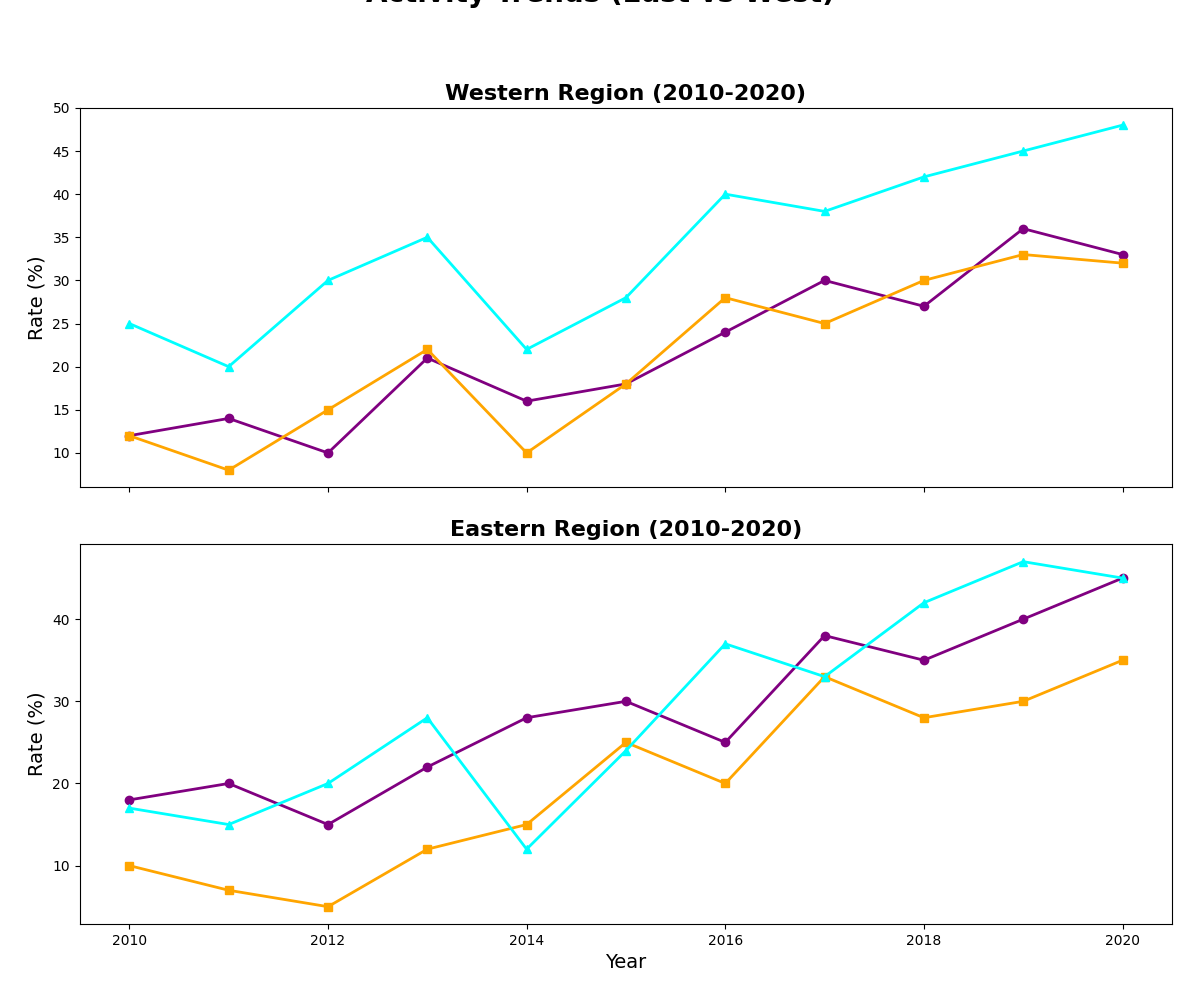

Recreate this plot in Python.
import matplotlib.pyplot as plt
import numpy as np

years = np.arange(2010, 2021)

hiking_east = [18, 20, 15, 22, 28, 30, 25, 38, 35, 40, 45]
hiking_west = [12, 14, 10, 21, 16, 18, 24, 30, 27, 36, 33]
cycling_east = [10, 7, 5, 12, 15, 25, 20, 33, 28, 30, 35]
cycling_west = [12, 8, 15, 22, 10, 18, 28, 25, 30, 33, 32]
running_east = [17, 15, 20, 28, 12, 24, 37, 33, 42, 47, 45]
running_west = [25, 20, 30, 35, 22, 28, 40, 38, 42, 45, 48]

fig, (ax1, ax2) = plt.subplots(2, 1, figsize=(12, 10), sharex=True)

ax1.plot(years, hiking_west, marker='o', color='purple', linestyle='-', linewidth=2)
ax1.plot(years, cycling_west, marker='s', color='orange', linestyle='-', linewidth=2)
ax1.plot(years, running_west, marker='^', color='cyan', linestyle='-', linewidth=2)
ax1.set_ylabel('Rate (%)', fontsize=14)
ax1.set_title('Western Region (2010-2020)', fontsize=16, weight='bold')

ax2.plot(years, hiking_east, marker='o', color='purple', linestyle='-', linewidth=2)
ax2.plot(years, cycling_east, marker='s', color='orange', linestyle='-', linewidth=2)
ax2.plot(years, running_east, marker='^', color='cyan', linestyle='-', linewidth=2)
ax2.set_xlabel('Year', fontsize=14)
ax2.set_ylabel('Rate (%)', fontsize=14)
ax2.set_title('Eastern Region (2010-2020)', fontsize=16, weight='bold')

plt.suptitle('Activity Trends (East vs West)', fontsize=20, weight='bold', y=1.02)
plt.tight_layout(pad=2.0)
plt.show()
